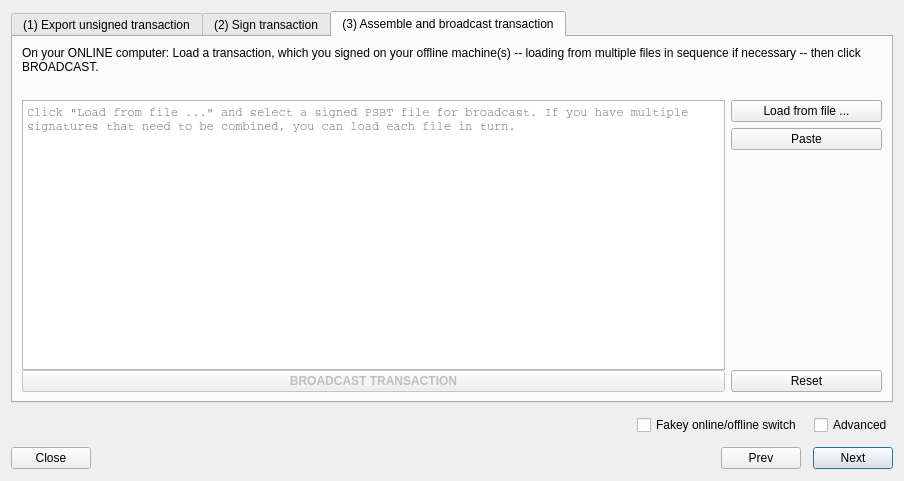
<?xml version="1.0" encoding="UTF-8"?>
<ui version="4.0">
 <class>OfflineTransactionsDialog</class>
 <widget class="QDialog" name="OfflineTransactionsDialog">
  <property name="geometry">
   <rect>
    <x>0</x>
    <y>0</y>
    <width>904</width>
    <height>481</height>
   </rect>
  </property>
  <property name="windowTitle">
   <string>Dialog</string>
  </property>
  <layout class="QVBoxLayout" name="verticalLayout">
   <property name="spacing">
    <number>12</number>
   </property>
   <property name="bottomMargin">
    <number>12</number>
   </property>
   <item>
    <widget class="QTabWidget" name="tabWidget">
     <property name="currentIndex">
      <number>2</number>
     </property>
     <widget class="QWidget" name="tab">
      <attribute name="title">
       <string>(1) Export unsigned transaction</string>
      </attribute>
      <layout class="QVBoxLayout" name="verticalLayout_4">
       <property name="leftMargin">
        <number>0</number>
       </property>
       <property name="topMargin">
        <number>0</number>
       </property>
       <property name="rightMargin">
        <number>0</number>
       </property>
       <property name="bottomMargin">
        <number>0</number>
       </property>
       <item>
        <widget class="QStackedWidget" name="stackedWidgetStep1">
         <property name="currentIndex">
          <number>0</number>
         </property>
         <widget class="QWidget" name="page">
          <layout class="QVBoxLayout" name="verticalLayout_5">
           <item>
            <widget class="QLabel" name="instructionsLabel1">
             <property name="text">
              <string>On your ONLINE computer: Save your unsigned transaction to a file and transport it to your offline computer, where you will select &quot;Offline-&gt;Sign offline transaction...&quot; in order to sign it.</string>
             </property>
             <property name="wordWrap">
              <bool>true</bool>
             </property>
            </widget>
           </item>
           <item>
            <spacer name="horizontalSpacer">
             <property name="orientation">
              <enum>Qt::Horizontal</enum>
             </property>
             <property name="sizeHint" stdset="0">
              <size>
               <width>40</width>
               <height>20</height>
              </size>
             </property>
            </spacer>
           </item>
           <item>
            <layout class="QHBoxLayout" name="horizontalLayout">
             <item>
              <layout class="QVBoxLayout" name="verticalLayout_19">
               <property name="spacing">
                <number>0</number>
               </property>
               <item>
                <widget class="QPlainTextEdit" name="transactionData1">
                 <property name="font">
                  <font>
                   <family>Courier</family>
                  </font>
                 </property>
                 <property name="undoRedoEnabled">
                  <bool>false</bool>
                 </property>
                 <property name="readOnly">
                  <bool>true</bool>
                 </property>
                 <property name="placeholderText">
                  <string>To create an unsigned transaction, open the Send tab on your online computer, check the 'Create unsigned transaction' box, fill in your transaction details, and click the Create Unsigned button.</string>
                 </property>
                </widget>
               </item>
              </layout>
             </item>
             <item>
              <layout class="QVBoxLayout" name="verticalLayout_2">
               <item>
                <spacer name="verticalSpacer">
                 <property name="orientation">
                  <enum>Qt::Vertical</enum>
                 </property>
                 <property name="sizeHint" stdset="0">
                  <size>
                   <width>20</width>
                   <height>40</height>
                  </size>
                 </property>
                </spacer>
               </item>
               <item>
                <widget class="QPushButton" name="saveToFileButton1">
                 <property name="text">
                  <string>Save to file ...</string>
                 </property>
                 <property name="autoDefault">
                  <bool>true</bool>
                 </property>
                </widget>
               </item>
               <item>
                <widget class="QPushButton" name="copyToClipboardButton1">
                 <property name="text">
                  <string>Copy to clipboard</string>
                 </property>
                </widget>
               </item>
              </layout>
             </item>
            </layout>
           </item>
          </layout>
         </widget>
         <widget class="QWidget" name="page_2">
          <layout class="QVBoxLayout" name="verticalLayout_7">
           <item>
            <widget class="QLabel" name="label">
             <property name="text">
              <string>&lt;html&gt;&lt;head/&gt;&lt;body&gt;&lt;p&gt;&lt;span style=&quot; font-size:large; font-weight:600; color:#ff0000;&quot;&gt;OFFLINE MODE&lt;/span&gt;&lt;/p&gt;&lt;p&gt;This computer is in offline mode.&lt;p&gt;&lt;p&gt;You should create the unsigned transaction on your online computer, then go on to step (2).&lt;p&gt;&lt;p&gt;If this _is_ your online computer, please double-check your Internet connection and make sure you're using the right wallet and some other instructional text here?&lt;/p&gt;&lt;/body&gt;&lt;/html&gt;</string>
             </property>
             <property name="alignment">
              <set>Qt::AlignLeading|Qt::AlignLeft|Qt::AlignTop</set>
             </property>
             <property name="wordWrap">
              <bool>true</bool>
             </property>
            </widget>
           </item>
          </layout>
         </widget>
        </widget>
       </item>
      </layout>
     </widget>
     <widget class="QWidget" name="tab_2">
      <attribute name="title">
       <string>(2) Sign transaction</string>
      </attribute>
      <layout class="QVBoxLayout" name="verticalLayout_3">
       <property name="leftMargin">
        <number>0</number>
       </property>
       <property name="topMargin">
        <number>0</number>
       </property>
       <property name="rightMargin">
        <number>0</number>
       </property>
       <property name="bottomMargin">
        <number>0</number>
       </property>
       <item>
        <widget class="QStackedWidget" name="stackedWidgetStep2">
         <property name="currentIndex">
          <number>1</number>
         </property>
         <widget class="QWidget" name="page_3">
          <layout class="QVBoxLayout" name="verticalLayout_8">
           <item>
            <widget class="QLabel" name="label_2">
             <property name="text">
              <string>&lt;html&gt;&lt;head/&gt;&lt;body&gt;&lt;p&gt;&lt;span style=&quot; font-size:large; font-weight:600; color:#ff0000;&quot;&gt;ONLINE MODE&lt;/span&gt;&lt;/p&gt;&lt;p&gt;This computer is in online mode.&lt;p&gt;&lt;p&gt;You should bring the unsigned transaction from step (1) to your offline computer, sign it there, and bring it back, then go on to step (3).&lt;p&gt;&lt;p&gt;If this _is_ your offline computer, something is wrong and more text here.&lt;/p&gt;&lt;/body&gt;&lt;/html&gt;</string>
             </property>
             <property name="alignment">
              <set>Qt::AlignLeading|Qt::AlignLeft|Qt::AlignTop</set>
             </property>
             <property name="wordWrap">
              <bool>true</bool>
             </property>
            </widget>
           </item>
          </layout>
         </widget>
         <widget class="QWidget" name="page_4">
          <layout class="QVBoxLayout" name="verticalLayout_10">
           <property name="spacing">
            <number>-1</number>
           </property>
           <item>
            <widget class="QLabel" name="instructionsLabel2">
             <property name="text">
              <string>On your OFFLINE computer: Load an unsigned transaction from a file, verify it to your satisfaction, then click SIGN. Save it to a new file, and bring it back to an online computer, where you will select &quot;Offline-&gt;Assemble and broadcast offline transaction...&quot; to broadcast it to the network.</string>
             </property>
             <property name="wordWrap">
              <bool>true</bool>
             </property>
            </widget>
           </item>
           <item>
            <spacer name="horizontalSpacer_3">
             <property name="orientation">
              <enum>Qt::Horizontal</enum>
             </property>
             <property name="sizeHint" stdset="0">
              <size>
               <width>40</width>
               <height>20</height>
              </size>
             </property>
            </spacer>
           </item>
           <item>
            <layout class="QHBoxLayout" name="horizontalLayout_4">
             <item>
              <layout class="QVBoxLayout" name="verticalLayout_17">
               <property name="spacing">
                <number>0</number>
               </property>
               <item>
                <widget class="QPlainTextEdit" name="transactionData2">
                 <property name="font">
                  <font>
                   <family>Courier</family>
                  </font>
                 </property>
                 <property name="undoRedoEnabled">
                  <bool>false</bool>
                 </property>
                 <property name="readOnly">
                  <bool>true</bool>
                 </property>
                 <property name="placeholderText">
                  <string>Click &quot;Load from file ...&quot; and select a PSBT file exported from your online computer, in order to sign it.</string>
                 </property>
                </widget>
               </item>
               <item>
                <widget class="QPushButton" name="signTransactionButton">
                 <property name="sizePolicy">
                  <sizepolicy hsizetype="Minimum" vsizetype="Fixed">
                   <horstretch>0</horstretch>
                   <verstretch>0</verstretch>
                  </sizepolicy>
                 </property>
                 <property name="font">
                  <font>
                   <weight>75</weight>
                   <bold>true</bold>
                  </font>
                 </property>
                 <property name="text">
                  <string>SIGN TRANSACTION</string>
                 </property>
                 <property name="autoDefault">
                  <bool>true</bool>
                 </property>
                 <property name="default">
                  <bool>false</bool>
                 </property>
                 <property name="flat">
                  <bool>false</bool>
                 </property>
                </widget>
               </item>
              </layout>
             </item>
             <item>
              <layout class="QVBoxLayout" name="verticalLayout_11">
               <item>
                <widget class="QPushButton" name="loadFromFileButton2">
                 <property name="text">
                  <string>Load from file ...</string>
                 </property>
                </widget>
               </item>
               <item>
                <widget class="QPushButton" name="pasteButton2">
                 <property name="text">
                  <string>Paste</string>
                 </property>
                </widget>
               </item>
               <item>
                <spacer name="verticalSpacer_2">
                 <property name="orientation">
                  <enum>Qt::Vertical</enum>
                 </property>
                 <property name="sizeHint" stdset="0">
                  <size>
                   <width>20</width>
                   <height>40</height>
                  </size>
                 </property>
                </spacer>
               </item>
               <item>
                <widget class="QPushButton" name="saveToFileButton2">
                 <property name="text">
                  <string>Save to file ...</string>
                 </property>
                </widget>
               </item>
               <item>
                <widget class="QPushButton" name="copyToClipboardButton2">
                 <property name="text">
                  <string>Copy to clipboard</string>
                 </property>
                </widget>
               </item>
              </layout>
             </item>
            </layout>
           </item>
          </layout>
         </widget>
        </widget>
       </item>
      </layout>
     </widget>
     <widget class="QWidget" name="tab_3">
      <attribute name="title">
       <string>(3) Assemble and broadcast transaction</string>
      </attribute>
      <layout class="QVBoxLayout" name="verticalLayout_6">
       <property name="leftMargin">
        <number>0</number>
       </property>
       <property name="topMargin">
        <number>0</number>
       </property>
       <property name="rightMargin">
        <number>0</number>
       </property>
       <property name="bottomMargin">
        <number>0</number>
       </property>
       <item>
        <widget class="QStackedWidget" name="stackedWidgetStep3">
         <property name="currentIndex">
          <number>0</number>
         </property>
         <widget class="QWidget" name="page_5">
          <layout class="QVBoxLayout" name="verticalLayout_16">
           <property name="spacing">
            <number>-1</number>
           </property>
           <item>
            <widget class="QLabel" name="instructionsLabel3">
             <property name="text">
              <string>On your ONLINE computer: Load a transaction, which you signed on your offline machine(s) -- loading from multiple files in sequence if necessary -- then click BROADCAST.</string>
             </property>
             <property name="wordWrap">
              <bool>true</bool>
             </property>
            </widget>
           </item>
           <item>
            <spacer name="horizontalSpacer_5">
             <property name="orientation">
              <enum>Qt::Horizontal</enum>
             </property>
             <property name="sizeHint" stdset="0">
              <size>
               <width>622</width>
               <height>20</height>
              </size>
             </property>
            </spacer>
           </item>
           <item>
            <layout class="QHBoxLayout" name="horizontalLayout_6">
             <item>
              <layout class="QVBoxLayout" name="verticalLayout_18">
               <property name="spacing">
                <number>0</number>
               </property>
               <item>
                <widget class="QPlainTextEdit" name="transactionData3">
                 <property name="font">
                  <font>
                   <family>Courier</family>
                  </font>
                 </property>
                 <property name="undoRedoEnabled">
                  <bool>false</bool>
                 </property>
                 <property name="readOnly">
                  <bool>true</bool>
                 </property>
                 <property name="placeholderText">
                  <string>Click &quot;Load from file ...&quot; and select a signed PSBT file for broadcast. If you have multiple signatures that need to be combined, you can load each file in turn.</string>
                 </property>
                </widget>
               </item>
               <item>
                <widget class="QPushButton" name="broadcastTransactionButton">
                 <property name="enabled">
                  <bool>false</bool>
                 </property>
                 <property name="font">
                  <font>
                   <weight>75</weight>
                   <bold>true</bold>
                   <kerning>true</kerning>
                  </font>
                 </property>
                 <property name="text">
                  <string>BROADCAST TRANSACTION</string>
                 </property>
                </widget>
               </item>
              </layout>
             </item>
             <item>
              <layout class="QVBoxLayout" name="verticalLayout_15">
               <item>
                <widget class="QPushButton" name="loadFromFileButton3">
                 <property name="minimumSize">
                  <size>
                   <width>151</width>
                   <height>0</height>
                  </size>
                 </property>
                 <property name="text">
                  <string>Load from file ...</string>
                 </property>
                </widget>
               </item>
               <item>
                <widget class="QPushButton" name="pasteButton3">
                 <property name="text">
                  <string>Paste</string>
                 </property>
                </widget>
               </item>
               <item>
                <spacer name="verticalSpacer_4">
                 <property name="orientation">
                  <enum>Qt::Vertical</enum>
                 </property>
                 <property name="sizeHint" stdset="0">
                  <size>
                   <width>20</width>
                   <height>40</height>
                  </size>
                 </property>
                </spacer>
               </item>
               <item>
                <widget class="QPushButton" name="resetButton3">
                 <property name="text">
                  <string>Reset</string>
                 </property>
                </widget>
               </item>
              </layout>
             </item>
            </layout>
           </item>
          </layout>
         </widget>
         <widget class="QWidget" name="page_6">
          <layout class="QVBoxLayout" name="verticalLayout_9">
           <item>
            <widget class="QLabel" name="label_3">
             <property name="text">
              <string>&lt;html&gt;&lt;head/&gt;&lt;body&gt;&lt;p&gt;&lt;span style=&quot; font-size:large; font-weight:600; color:#ff0000;&quot;&gt;OFFLINE MODE&lt;/span&gt;&lt;/p&gt;&lt;p&gt;This computer is in offline mode.&lt;p&gt;&lt;p&gt;You should take the signed transaction from step (2) back to your online computer to broadcast it.&lt;p&gt;&lt;p&gt;If this _is_ your online computer, something has gone wrong and more tet here.&lt;/p&gt;&lt;/body&gt;&lt;/html&gt;</string>
             </property>
             <property name="alignment">
              <set>Qt::AlignLeading|Qt::AlignLeft|Qt::AlignTop</set>
             </property>
             <property name="wordWrap">
              <bool>true</bool>
             </property>
            </widget>
           </item>
          </layout>
         </widget>
        </widget>
       </item>
      </layout>
     </widget>
    </widget>
   </item>
   <item>
    <layout class="QHBoxLayout" name="horizontalLayout_3">
     <item>
      <widget class="QLabel" name="labelOnlineOfflineMode">
       <property name="text">
        <string>                      </string>
       </property>
      </widget>
     </item>
     <item>
      <spacer name="horizontalSpacer_4">
       <property name="orientation">
        <enum>Qt::Horizontal</enum>
       </property>
       <property name="sizeHint" stdset="0">
        <size>
         <width>40</width>
         <height>20</height>
        </size>
       </property>
      </spacer>
     </item>
     <item>
      <widget class="QCheckBox" name="checkBoxOnlineOffline">
       <property name="text">
        <string>Fakey online/offline switch</string>
       </property>
      </widget>
     </item>
     <item>
      <widget class="QCheckBox" name="checkBoxAdvanced">
       <property name="layoutDirection">
        <enum>Qt::LeftToRight</enum>
       </property>
       <property name="text">
        <string>Advanced</string>
       </property>
      </widget>
     </item>
    </layout>
   </item>
   <item>
    <layout class="QHBoxLayout" name="horizontalLayout_2">
     <item alignment="Qt::AlignLeft">
      <widget class="QPushButton" name="closeButton">
       <property name="sizePolicy">
        <sizepolicy hsizetype="Fixed" vsizetype="Fixed">
         <horstretch>0</horstretch>
         <verstretch>0</verstretch>
        </sizepolicy>
       </property>
       <property name="text">
        <string>Close</string>
       </property>
      </widget>
     </item>
     <item>
      <spacer name="horizontalSpacer_2">
       <property name="orientation">
        <enum>Qt::Horizontal</enum>
       </property>
       <property name="sizeHint" stdset="0">
        <size>
         <width>40</width>
         <height>20</height>
        </size>
       </property>
      </spacer>
     </item>
     <item>
      <widget class="QPushButton" name="prevButton">
       <property name="enabled">
        <bool>true</bool>
       </property>
       <property name="text">
        <string>Prev</string>
       </property>
      </widget>
     </item>
     <item alignment="Qt::AlignRight">
      <widget class="QPushButton" name="nextButton">
       <property name="sizePolicy">
        <sizepolicy hsizetype="Fixed" vsizetype="Fixed">
         <horstretch>0</horstretch>
         <verstretch>0</verstretch>
        </sizepolicy>
       </property>
       <property name="text">
        <string>Next</string>
       </property>
       <property name="default">
        <bool>true</bool>
       </property>
      </widget>
     </item>
    </layout>
   </item>
  </layout>
 </widget>
 <resources/>
 <connections/>
</ui>
